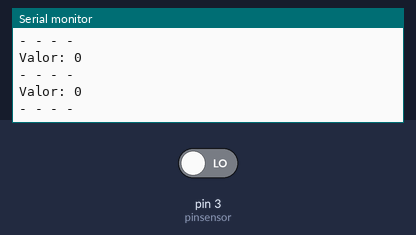
The sketch below on a simulated Arduino Uno, built with avr-gcc and run on an emulated ATmega328P. Shown: the last lines printed to the serial monitor. The test bench sets the inputs (shaded band); at power-on: pin 3 (pinsensor) LOW.

Above: at 1.2 s.
1.3 s: pin 3 (pinsensor) driven HIGH
At 2.1 s:
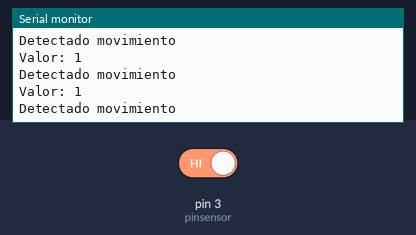
2.8 s: pin 3 (pinsensor) driven LOW
At 3.7 s:
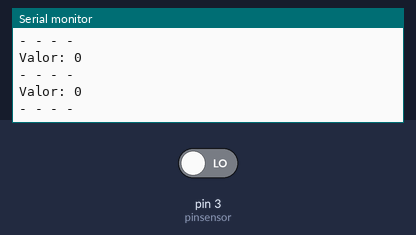

The sketch:

Guion-2.ino
```cpp
int pinsensor = 3;
int pinluz = 13;

void setup() {
  // put your setup code here, to run once:
  Serial.begin(9600);
  pinMode(pinsensor, INPUT);

}

void loop() {
  // put your main code here, to run repeatedly:
  int pirValor = digitalRead(pinsensor);
  Serial.println("Valor: "+String(pirValor));

  if(pirValor == HIGH){
    Serial.println("Detectado movimiento");
    digitalWrite(pinluz, HIGH);
  } else {
    Serial.println("- - - -");
    digitalWrite(pinluz, LOW);
  }

  delay(50);
}
```

Guion3.ino
```cpp

```

Measured:
- after the input at 1.3 s, the serial monitor: prints a new line at once (image 1)
